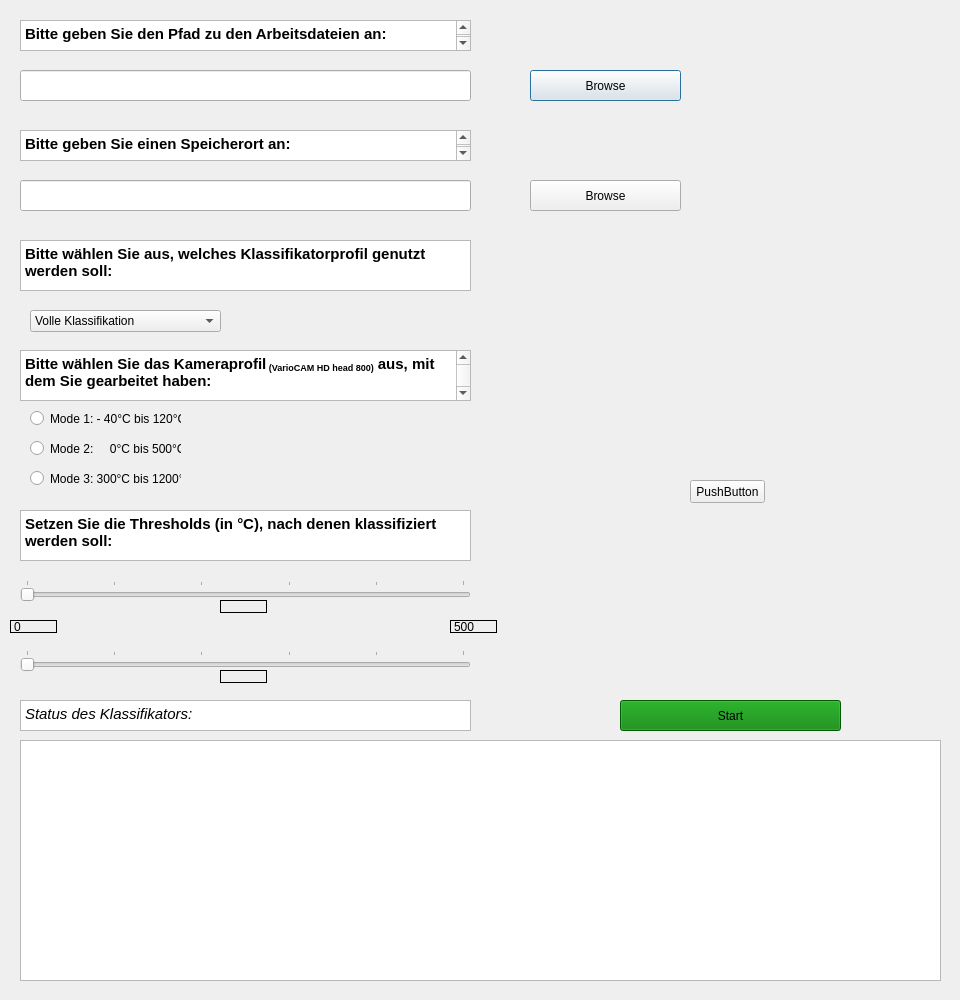
<?xml version="1.0" encoding="UTF-8"?>
<ui version="4.0">
 <class>Dialog</class>
 <widget class="QDialog" name="Dialog">
  <property name="geometry">
   <rect>
    <x>0</x>
    <y>0</y>
    <width>960</width>
    <height>1000</height>
   </rect>
  </property>
  <property name="windowTitle">
   <string>Dialog</string>
  </property>
  <widget class="QLineEdit" name="_filename_input">
   <property name="geometry">
    <rect>
     <x>20</x>
     <y>70</y>
     <width>451</width>
     <height>31</height>
    </rect>
   </property>
  </widget>
  <widget class="QPushButton" name="_browse_files_btn">
   <property name="geometry">
    <rect>
     <x>530</x>
     <y>70</y>
     <width>151</width>
     <height>31</height>
    </rect>
   </property>
   <property name="toolTip">
    <string>Bitte achten Sie darauf, dass der Pfad keine Sonderzeichen oder Umlaute enthält!</string>
   </property>
   <property name="text">
    <string>Browse</string>
   </property>
  </widget>
  <widget class="QTextBrowser" name="_browse_status">
   <property name="geometry">
    <rect>
     <x>20</x>
     <y>740</y>
     <width>921</width>
     <height>241</height>
    </rect>
   </property>
  </widget>
  <widget class="QPushButton" name="_start_btn">
   <property name="geometry">
    <rect>
     <x>620</x>
     <y>700</y>
     <width>221</width>
     <height>31</height>
    </rect>
   </property>
   <property name="palette">
    <palette>
     <active>
      <colorrole role="WindowText">
       <brush brushstyle="SolidPattern">
        <color alpha="255">
         <red>0</red>
         <green>0</green>
         <blue>0</blue>
        </color>
       </brush>
      </colorrole>
      <colorrole role="Button">
       <brush brushstyle="SolidPattern">
        <color alpha="255">
         <red>0</red>
         <green>128</green>
         <blue>0</blue>
        </color>
       </brush>
      </colorrole>
      <colorrole role="Light">
       <brush brushstyle="SolidPattern">
        <color alpha="255">
         <red>121</red>
         <green>255</green>
         <blue>38</blue>
        </color>
       </brush>
      </colorrole>
      <colorrole role="Midlight">
       <brush brushstyle="SolidPattern">
        <color alpha="255">
         <red>98</red>
         <green>223</green>
         <blue>21</blue>
        </color>
       </brush>
      </colorrole>
      <colorrole role="Dark">
       <brush brushstyle="SolidPattern">
        <color alpha="255">
         <red>38</red>
         <green>95</green>
         <blue>2</blue>
        </color>
       </brush>
      </colorrole>
      <colorrole role="Mid">
       <brush brushstyle="SolidPattern">
        <color alpha="255">
         <red>50</red>
         <green>127</green>
         <blue>3</blue>
        </color>
       </brush>
      </colorrole>
      <colorrole role="Text">
       <brush brushstyle="SolidPattern">
        <color alpha="255">
         <red>0</red>
         <green>0</green>
         <blue>0</blue>
        </color>
       </brush>
      </colorrole>
      <colorrole role="BrightText">
       <brush brushstyle="SolidPattern">
        <color alpha="255">
         <red>255</red>
         <green>255</green>
         <blue>255</blue>
        </color>
       </brush>
      </colorrole>
      <colorrole role="ButtonText">
       <brush brushstyle="SolidPattern">
        <color alpha="255">
         <red>0</red>
         <green>0</green>
         <blue>0</blue>
        </color>
       </brush>
      </colorrole>
      <colorrole role="Base">
       <brush brushstyle="SolidPattern">
        <color alpha="255">
         <red>0</red>
         <green>128</green>
         <blue>0</blue>
        </color>
       </brush>
      </colorrole>
      <colorrole role="Window">
       <brush brushstyle="SolidPattern">
        <color alpha="255">
         <red>0</red>
         <green>128</green>
         <blue>0</blue>
        </color>
       </brush>
      </colorrole>
      <colorrole role="Shadow">
       <brush brushstyle="SolidPattern">
        <color alpha="255">
         <red>0</red>
         <green>0</green>
         <blue>0</blue>
        </color>
       </brush>
      </colorrole>
      <colorrole role="AlternateBase">
       <brush brushstyle="SolidPattern">
        <color alpha="255">
         <red>165</red>
         <green>223</green>
         <blue>130</blue>
        </color>
       </brush>
      </colorrole>
      <colorrole role="ToolTipBase">
       <brush brushstyle="SolidPattern">
        <color alpha="255">
         <red>255</red>
         <green>255</green>
         <blue>220</blue>
        </color>
       </brush>
      </colorrole>
      <colorrole role="ToolTipText">
       <brush brushstyle="SolidPattern">
        <color alpha="255">
         <red>0</red>
         <green>0</green>
         <blue>0</blue>
        </color>
       </brush>
      </colorrole>
     </active>
     <inactive>
      <colorrole role="WindowText">
       <brush brushstyle="SolidPattern">
        <color alpha="255">
         <red>0</red>
         <green>0</green>
         <blue>0</blue>
        </color>
       </brush>
      </colorrole>
      <colorrole role="Button">
       <brush brushstyle="SolidPattern">
        <color alpha="255">
         <red>0</red>
         <green>128</green>
         <blue>0</blue>
        </color>
       </brush>
      </colorrole>
      <colorrole role="Light">
       <brush brushstyle="SolidPattern">
        <color alpha="255">
         <red>121</red>
         <green>255</green>
         <blue>38</blue>
        </color>
       </brush>
      </colorrole>
      <colorrole role="Midlight">
       <brush brushstyle="SolidPattern">
        <color alpha="255">
         <red>98</red>
         <green>223</green>
         <blue>21</blue>
        </color>
       </brush>
      </colorrole>
      <colorrole role="Dark">
       <brush brushstyle="SolidPattern">
        <color alpha="255">
         <red>38</red>
         <green>95</green>
         <blue>2</blue>
        </color>
       </brush>
      </colorrole>
      <colorrole role="Mid">
       <brush brushstyle="SolidPattern">
        <color alpha="255">
         <red>50</red>
         <green>127</green>
         <blue>3</blue>
        </color>
       </brush>
      </colorrole>
      <colorrole role="Text">
       <brush brushstyle="SolidPattern">
        <color alpha="255">
         <red>0</red>
         <green>0</green>
         <blue>0</blue>
        </color>
       </brush>
      </colorrole>
      <colorrole role="BrightText">
       <brush brushstyle="SolidPattern">
        <color alpha="255">
         <red>255</red>
         <green>255</green>
         <blue>255</blue>
        </color>
       </brush>
      </colorrole>
      <colorrole role="ButtonText">
       <brush brushstyle="SolidPattern">
        <color alpha="255">
         <red>0</red>
         <green>0</green>
         <blue>0</blue>
        </color>
       </brush>
      </colorrole>
      <colorrole role="Base">
       <brush brushstyle="SolidPattern">
        <color alpha="255">
         <red>0</red>
         <green>128</green>
         <blue>0</blue>
        </color>
       </brush>
      </colorrole>
      <colorrole role="Window">
       <brush brushstyle="SolidPattern">
        <color alpha="255">
         <red>0</red>
         <green>128</green>
         <blue>0</blue>
        </color>
       </brush>
      </colorrole>
      <colorrole role="Shadow">
       <brush brushstyle="SolidPattern">
        <color alpha="255">
         <red>0</red>
         <green>0</green>
         <blue>0</blue>
        </color>
       </brush>
      </colorrole>
      <colorrole role="AlternateBase">
       <brush brushstyle="SolidPattern">
        <color alpha="255">
         <red>165</red>
         <green>223</green>
         <blue>130</blue>
        </color>
       </brush>
      </colorrole>
      <colorrole role="ToolTipBase">
       <brush brushstyle="SolidPattern">
        <color alpha="255">
         <red>255</red>
         <green>255</green>
         <blue>220</blue>
        </color>
       </brush>
      </colorrole>
      <colorrole role="ToolTipText">
       <brush brushstyle="SolidPattern">
        <color alpha="255">
         <red>0</red>
         <green>0</green>
         <blue>0</blue>
        </color>
       </brush>
      </colorrole>
     </inactive>
     <disabled>
      <colorrole role="WindowText">
       <brush brushstyle="SolidPattern">
        <color alpha="255">
         <red>38</red>
         <green>95</green>
         <blue>2</blue>
        </color>
       </brush>
      </colorrole>
      <colorrole role="Button">
       <brush brushstyle="SolidPattern">
        <color alpha="255">
         <red>0</red>
         <green>128</green>
         <blue>0</blue>
        </color>
       </brush>
      </colorrole>
      <colorrole role="Light">
       <brush brushstyle="SolidPattern">
        <color alpha="255">
         <red>121</red>
         <green>255</green>
         <blue>38</blue>
        </color>
       </brush>
      </colorrole>
      <colorrole role="Midlight">
       <brush brushstyle="SolidPattern">
        <color alpha="255">
         <red>98</red>
         <green>223</green>
         <blue>21</blue>
        </color>
       </brush>
      </colorrole>
      <colorrole role="Dark">
       <brush brushstyle="SolidPattern">
        <color alpha="255">
         <red>38</red>
         <green>95</green>
         <blue>2</blue>
        </color>
       </brush>
      </colorrole>
      <colorrole role="Mid">
       <brush brushstyle="SolidPattern">
        <color alpha="255">
         <red>50</red>
         <green>127</green>
         <blue>3</blue>
        </color>
       </brush>
      </colorrole>
      <colorrole role="Text">
       <brush brushstyle="SolidPattern">
        <color alpha="255">
         <red>38</red>
         <green>95</green>
         <blue>2</blue>
        </color>
       </brush>
      </colorrole>
      <colorrole role="BrightText">
       <brush brushstyle="SolidPattern">
        <color alpha="255">
         <red>255</red>
         <green>255</green>
         <blue>255</blue>
        </color>
       </brush>
      </colorrole>
      <colorrole role="ButtonText">
       <brush brushstyle="SolidPattern">
        <color alpha="255">
         <red>38</red>
         <green>95</green>
         <blue>2</blue>
        </color>
       </brush>
      </colorrole>
      <colorrole role="Base">
       <brush brushstyle="SolidPattern">
        <color alpha="255">
         <red>0</red>
         <green>128</green>
         <blue>0</blue>
        </color>
       </brush>
      </colorrole>
      <colorrole role="Window">
       <brush brushstyle="SolidPattern">
        <color alpha="255">
         <red>0</red>
         <green>128</green>
         <blue>0</blue>
        </color>
       </brush>
      </colorrole>
      <colorrole role="Shadow">
       <brush brushstyle="SolidPattern">
        <color alpha="255">
         <red>0</red>
         <green>0</green>
         <blue>0</blue>
        </color>
       </brush>
      </colorrole>
      <colorrole role="AlternateBase">
       <brush brushstyle="SolidPattern">
        <color alpha="255">
         <red>76</red>
         <green>191</green>
         <blue>5</blue>
        </color>
       </brush>
      </colorrole>
      <colorrole role="ToolTipBase">
       <brush brushstyle="SolidPattern">
        <color alpha="255">
         <red>255</red>
         <green>255</green>
         <blue>220</blue>
        </color>
       </brush>
      </colorrole>
      <colorrole role="ToolTipText">
       <brush brushstyle="SolidPattern">
        <color alpha="255">
         <red>0</red>
         <green>0</green>
         <blue>0</blue>
        </color>
       </brush>
      </colorrole>
     </disabled>
    </palette>
   </property>
   <property name="toolTip">
    <string>Starten Sie den Klassifikator erst, wenn Sie beide Pfade angegeben haben!</string>
   </property>
   <property name="styleSheet">
    <string notr="true">background-color: green
</string>
   </property>
   <property name="text">
    <string>Start</string>
   </property>
  </widget>
  <widget class="QTextBrowser" name="_status_field">
   <property name="geometry">
    <rect>
     <x>20</x>
     <y>700</y>
     <width>451</width>
     <height>31</height>
    </rect>
   </property>
   <property name="html">
    <string>&lt;!DOCTYPE HTML PUBLIC &quot;-//W3C//DTD HTML 4.0//EN&quot; &quot;http://www.w3.org/TR/REC-html40/strict.dtd&quot;&gt;
&lt;html&gt;&lt;head&gt;&lt;meta name=&quot;qrichtext&quot; content=&quot;1&quot; /&gt;&lt;style type=&quot;text/css&quot;&gt;
p, li { white-space: pre-wrap; }
&lt;/style&gt;&lt;/head&gt;&lt;body style=&quot; font-family:'MS Shell Dlg 2'; font-size:8.25pt; font-weight:400; font-style:normal;&quot;&gt;
&lt;p style=&quot; margin-top:0px; margin-bottom:0px; margin-left:0px; margin-right:0px; -qt-block-indent:0; text-indent:0px;&quot;&gt;&lt;span style=&quot; font-size:11pt; font-style:italic;&quot;&gt;Status des Klassifikators:&lt;/span&gt;&lt;/p&gt;&lt;/body&gt;&lt;/html&gt;</string>
   </property>
  </widget>
  <widget class="QSlider" name="_threshold_slider">
   <property name="geometry">
    <rect>
     <x>20</x>
     <y>580</y>
     <width>451</width>
     <height>22</height>
    </rect>
   </property>
   <property name="maximum">
    <number>500</number>
   </property>
   <property name="orientation">
    <enum>Qt::Horizontal</enum>
   </property>
   <property name="tickPosition">
    <enum>QSlider::TicksAbove</enum>
   </property>
   <property name="tickInterval">
    <number>100</number>
   </property>
  </widget>
  <widget class="QTextBrowser" name="_filename_request">
   <property name="geometry">
    <rect>
     <x>20</x>
     <y>20</y>
     <width>451</width>
     <height>31</height>
    </rect>
   </property>
   <property name="html">
    <string>&lt;!DOCTYPE HTML PUBLIC &quot;-//W3C//DTD HTML 4.0//EN&quot; &quot;http://www.w3.org/TR/REC-html40/strict.dtd&quot;&gt;
&lt;html&gt;&lt;head&gt;&lt;meta name=&quot;qrichtext&quot; content=&quot;1&quot; /&gt;&lt;style type=&quot;text/css&quot;&gt;
p, li { white-space: pre-wrap; }
&lt;/style&gt;&lt;/head&gt;&lt;body style=&quot; font-family:'MS Shell Dlg 2'; font-size:8.25pt; font-weight:400; font-style:normal;&quot;&gt;
&lt;p style=&quot; margin-top:0px; margin-bottom:0px; margin-left:0px; margin-right:0px; -qt-block-indent:0; text-indent:0px;&quot;&gt;&lt;span style=&quot; font-size:11pt; font-weight:600;&quot;&gt;Bitte geben Sie den Pfad zu den Arbeitsdateien an:&lt;/span&gt;&lt;/p&gt;
&lt;p style=&quot;-qt-paragraph-type:empty; margin-top:0px; margin-bottom:0px; margin-left:0px; margin-right:0px; -qt-block-indent:0; text-indent:0px; font-size:11pt; font-weight:600;&quot;&gt;&lt;br /&gt;&lt;/p&gt;
&lt;p style=&quot;-qt-paragraph-type:empty; margin-top:0px; margin-bottom:0px; margin-left:0px; margin-right:0px; -qt-block-indent:0; text-indent:0px; font-size:11pt; font-weight:600;&quot;&gt;&lt;br /&gt;&lt;/p&gt;&lt;/body&gt;&lt;/html&gt;</string>
   </property>
  </widget>
  <widget class="QTextBrowser" name="_threshold_request">
   <property name="geometry">
    <rect>
     <x>20</x>
     <y>510</y>
     <width>451</width>
     <height>51</height>
    </rect>
   </property>
   <property name="html">
    <string>&lt;!DOCTYPE HTML PUBLIC &quot;-//W3C//DTD HTML 4.0//EN&quot; &quot;http://www.w3.org/TR/REC-html40/strict.dtd&quot;&gt;
&lt;html&gt;&lt;head&gt;&lt;meta name=&quot;qrichtext&quot; content=&quot;1&quot; /&gt;&lt;style type=&quot;text/css&quot;&gt;
p, li { white-space: pre-wrap; }
&lt;/style&gt;&lt;/head&gt;&lt;body style=&quot; font-family:'MS Shell Dlg 2'; font-size:8.25pt; font-weight:400; font-style:normal;&quot;&gt;
&lt;p style=&quot; margin-top:0px; margin-bottom:0px; margin-left:0px; margin-right:0px; -qt-block-indent:0; text-indent:0px;&quot;&gt;&lt;span style=&quot; font-size:11pt; font-weight:600;&quot;&gt;Setzen Sie die Thresholds (in °C), nach denen klassifiziert werden soll:&lt;/span&gt;&lt;/p&gt;&lt;/body&gt;&lt;/html&gt;</string>
   </property>
  </widget>
  <widget class="QTextBrowser" name="_camera_mode_request">
   <property name="geometry">
    <rect>
     <x>20</x>
     <y>350</y>
     <width>451</width>
     <height>51</height>
    </rect>
   </property>
   <property name="html">
    <string>&lt;!DOCTYPE HTML PUBLIC &quot;-//W3C//DTD HTML 4.0//EN&quot; &quot;http://www.w3.org/TR/REC-html40/strict.dtd&quot;&gt;
&lt;html&gt;&lt;head&gt;&lt;meta name=&quot;qrichtext&quot; content=&quot;1&quot; /&gt;&lt;style type=&quot;text/css&quot;&gt;
p, li { white-space: pre-wrap; }
&lt;/style&gt;&lt;/head&gt;&lt;body style=&quot; font-family:'MS Shell Dlg 2'; font-size:8.25pt; font-weight:400; font-style:normal;&quot;&gt;
&lt;p style=&quot; margin-top:0px; margin-bottom:0px; margin-left:0px; margin-right:0px; -qt-block-indent:0; text-indent:0px;&quot;&gt;&lt;span style=&quot; font-size:11pt; font-weight:600;&quot;&gt;Bitte wählen Sie das Kameraprofil&lt;/span&gt;&lt;span style=&quot; font-size:11pt; font-weight:600; vertical-align:sub;&quot;&gt; (VarioCAM HD head 800)&lt;/span&gt;&lt;span style=&quot; font-size:11pt; font-weight:600;&quot;&gt; aus, mit dem Sie gearbeitet haben:&lt;/span&gt;&lt;/p&gt;
&lt;p style=&quot;-qt-paragraph-type:empty; margin-top:0px; margin-bottom:0px; margin-left:0px; margin-right:0px; -qt-block-indent:0; text-indent:0px; font-size:11pt; font-weight:600;&quot;&gt;&lt;br /&gt;&lt;/p&gt;
&lt;p style=&quot;-qt-paragraph-type:empty; margin-top:0px; margin-bottom:0px; margin-left:0px; margin-right:0px; -qt-block-indent:0; text-indent:0px; font-size:11pt; font-weight:600;&quot;&gt;&lt;br /&gt;&lt;/p&gt;&lt;/body&gt;&lt;/html&gt;</string>
   </property>
  </widget>
  <widget class="QRadioButton" name="_profile1_radio">
   <property name="geometry">
    <rect>
     <x>30</x>
     <y>410</y>
     <width>151</width>
     <height>17</height>
    </rect>
   </property>
   <property name="text">
    <string>Mode 1: - 40°C bis 120°C</string>
   </property>
  </widget>
  <widget class="QRadioButton" name="_profile2_radio">
   <property name="geometry">
    <rect>
     <x>30</x>
     <y>440</y>
     <width>151</width>
     <height>17</height>
    </rect>
   </property>
   <property name="text">
    <string>Mode 2:     0°C bis 500°C</string>
   </property>
  </widget>
  <widget class="QRadioButton" name="_profile3_radio">
   <property name="geometry">
    <rect>
     <x>30</x>
     <y>470</y>
     <width>151</width>
     <height>17</height>
    </rect>
   </property>
   <property name="text">
    <string>Mode 3: 300°C bis 1200°C</string>
   </property>
  </widget>
  <widget class="QTextBrowser" name="_class_profile_request">
   <property name="geometry">
    <rect>
     <x>20</x>
     <y>240</y>
     <width>451</width>
     <height>51</height>
    </rect>
   </property>
   <property name="html">
    <string>&lt;!DOCTYPE HTML PUBLIC &quot;-//W3C//DTD HTML 4.0//EN&quot; &quot;http://www.w3.org/TR/REC-html40/strict.dtd&quot;&gt;
&lt;html&gt;&lt;head&gt;&lt;meta name=&quot;qrichtext&quot; content=&quot;1&quot; /&gt;&lt;style type=&quot;text/css&quot;&gt;
p, li { white-space: pre-wrap; }
&lt;/style&gt;&lt;/head&gt;&lt;body style=&quot; font-family:'MS Shell Dlg 2'; font-size:8.25pt; font-weight:400; font-style:normal;&quot;&gt;
&lt;p style=&quot; margin-top:0px; margin-bottom:0px; margin-left:0px; margin-right:0px; -qt-block-indent:0; text-indent:0px;&quot;&gt;&lt;span style=&quot; font-size:11pt; font-weight:600;&quot;&gt;Bitte wählen Sie aus, welches Klassifikatorprofil genutzt werden soll:&lt;/span&gt;&lt;/p&gt;&lt;/body&gt;&lt;/html&gt;</string>
   </property>
  </widget>
  <widget class="QComboBox" name="_classificationb_selection_combox">
   <property name="geometry">
    <rect>
     <x>30</x>
     <y>310</y>
     <width>191</width>
     <height>22</height>
    </rect>
   </property>
   <item>
    <property name="text">
     <string>Volle Klassifikation</string>
    </property>
   </item>
   <item>
    <property name="text">
     <string>Nur optischer Threshold</string>
    </property>
   </item>
  </widget>
  <widget class="QLabel" name="_lowerbound_label">
   <property name="geometry">
    <rect>
     <x>10</x>
     <y>620</y>
     <width>47</width>
     <height>13</height>
    </rect>
   </property>
   <property name="frameShape">
    <enum>QFrame::Box</enum>
   </property>
   <property name="text">
    <string>0</string>
   </property>
  </widget>
  <widget class="QLabel" name="_thresholdv_label">
   <property name="geometry">
    <rect>
     <x>220</x>
     <y>600</y>
     <width>47</width>
     <height>13</height>
    </rect>
   </property>
   <property name="frameShape">
    <enum>QFrame::Box</enum>
   </property>
   <property name="text">
    <string/>
   </property>
  </widget>
  <widget class="QLabel" name="_upperbound_label">
   <property name="geometry">
    <rect>
     <x>450</x>
     <y>620</y>
     <width>47</width>
     <height>13</height>
    </rect>
   </property>
   <property name="frameShape">
    <enum>QFrame::Box</enum>
   </property>
   <property name="text">
    <string>500</string>
   </property>
  </widget>
  <widget class="QLineEdit" name="_output_input">
   <property name="geometry">
    <rect>
     <x>20</x>
     <y>180</y>
     <width>451</width>
     <height>31</height>
    </rect>
   </property>
  </widget>
  <widget class="QTextBrowser" name="_output_request">
   <property name="geometry">
    <rect>
     <x>20</x>
     <y>130</y>
     <width>451</width>
     <height>31</height>
    </rect>
   </property>
   <property name="html">
    <string>&lt;!DOCTYPE HTML PUBLIC &quot;-//W3C//DTD HTML 4.0//EN&quot; &quot;http://www.w3.org/TR/REC-html40/strict.dtd&quot;&gt;
&lt;html&gt;&lt;head&gt;&lt;meta name=&quot;qrichtext&quot; content=&quot;1&quot; /&gt;&lt;style type=&quot;text/css&quot;&gt;
p, li { white-space: pre-wrap; }
&lt;/style&gt;&lt;/head&gt;&lt;body style=&quot; font-family:'MS Shell Dlg 2'; font-size:8.25pt; font-weight:400; font-style:normal;&quot;&gt;
&lt;p style=&quot; margin-top:0px; margin-bottom:0px; margin-left:0px; margin-right:0px; -qt-block-indent:0; text-indent:0px;&quot;&gt;&lt;span style=&quot; font-size:11pt; font-weight:600;&quot;&gt;Bitte geben Sie einen Speicherort an:&lt;/span&gt;&lt;/p&gt;
&lt;p style=&quot;-qt-paragraph-type:empty; margin-top:0px; margin-bottom:0px; margin-left:0px; margin-right:0px; -qt-block-indent:0; text-indent:0px; font-size:11pt; font-weight:600;&quot;&gt;&lt;br /&gt;&lt;/p&gt;
&lt;p style=&quot;-qt-paragraph-type:empty; margin-top:0px; margin-bottom:0px; margin-left:0px; margin-right:0px; -qt-block-indent:0; text-indent:0px; font-size:11pt; font-weight:600;&quot;&gt;&lt;br /&gt;&lt;/p&gt;&lt;/body&gt;&lt;/html&gt;</string>
   </property>
  </widget>
  <widget class="QPushButton" name="_browse_output_btn">
   <property name="geometry">
    <rect>
     <x>530</x>
     <y>180</y>
     <width>151</width>
     <height>31</height>
    </rect>
   </property>
   <property name="toolTip">
    <string>Bitte achten Sie darauf, dass der Pfad keine Sonderzeichen oder Umlaute enthält!</string>
   </property>
   <property name="text">
    <string>Browse</string>
   </property>
  </widget>
  <widget class="QSlider" name="_threshold_slider_2">
   <property name="geometry">
    <rect>
     <x>20</x>
     <y>650</y>
     <width>451</width>
     <height>22</height>
    </rect>
   </property>
   <property name="maximum">
    <number>500</number>
   </property>
   <property name="orientation">
    <enum>Qt::Horizontal</enum>
   </property>
   <property name="tickPosition">
    <enum>QSlider::TicksAbove</enum>
   </property>
   <property name="tickInterval">
    <number>100</number>
   </property>
  </widget>
  <widget class="QLabel" name="_thresholdv_label_2">
   <property name="geometry">
    <rect>
     <x>220</x>
     <y>670</y>
     <width>47</width>
     <height>13</height>
    </rect>
   </property>
   <property name="frameShape">
    <enum>QFrame::Box</enum>
   </property>
   <property name="text">
    <string/>
   </property>
  </widget>
  <widget class="QPushButton" name="_log_btn">
   <property name="geometry">
    <rect>
     <x>690</x>
     <y>480</y>
     <width>75</width>
     <height>23</height>
    </rect>
   </property>
   <property name="text">
    <string>PushButton</string>
   </property>
  </widget>
 </widget>
 <resources/>
 <connections/>
</ui>
